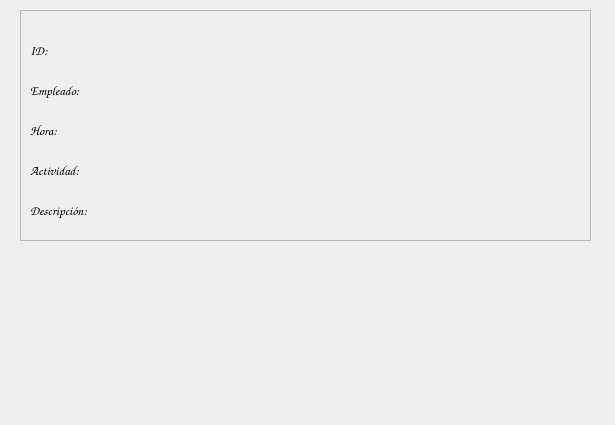
               <widget class="QWidget" name="scrollAreaDeActividades">
                <property name="geometry">
                 <rect>
                  <x>0</x>
                  <y>0</y>
                  <width>615</width>
                  <height>425</height>
                 </rect>
                </property>
                <property name="styleSheet">
                 <string notr="true"/>
                </property>
                <widget class="QFrame" name="molde_mostrar_actividades">
                 <property name="geometry">
                  <rect>
                   <x>20</x>
                   <y>10</y>
                   <width>571</width>
                   <height>231</height>
                  </rect>
                 </property>
                 <property name="frameShape">
                  <enum>QFrame::StyledPanel</enum>
                 </property>
                 <property name="frameShadow">
                  <enum>QFrame::Raised</enum>
                 </property>
                 <widget class="QLabel" name="textoID">
                  <property name="geometry">
                   <rect>
                    <x>10</x>
                    <y>20</y>
                    <width>41</width>
                    <height>41</height>
                   </rect>
                  </property>
                  <property name="font">
                   <font>
                    <family>Comic Sans MS</family>
                    <pointsize>10</pointsize>
                    <weight>75</weight>
                    <bold>true</bold>
                   </font>
                  </property>
                  <property name="styleSheet">
                   <string notr="true">border-color: rgb(255, 255, 255);</string>
                  </property>
                  <property name="text">
                   <string>ID:</string>
                  </property>
                 </widget>
                 <widget class="QLabel" name="textoEmpleado">
                  <property name="geometry">
                   <rect>
                    <x>10</x>
                    <y>60</y>
                    <width>91</width>
                    <height>41</height>
                   </rect>
                  </property>
                  <property name="font">
                   <font>
                    <family>Comic Sans MS</family>
                    <pointsize>10</pointsize>
                    <weight>75</weight>
                    <bold>true</bold>
                   </font>
                  </property>
                  <property name="styleSheet">
                   <string notr="true">border-color: rgb(255, 255, 255);</string>
                  </property>
                  <property name="text">
                   <string>Empleado:</string>
                  </property>
                 </widget>
                 <widget class="QLabel" name="textoHora">
                  <property name="geometry">
                   <rect>
                    <x>10</x>
                    <y>100</y>
                    <width>91</width>
                    <height>41</height>
                   </rect>
                  </property>
                  <property name="font">
                   <font>
                    <family>Comic Sans MS</family>
                    <pointsize>10</pointsize>
                    <weight>75</weight>
                    <bold>true</bold>
                   </font>
                  </property>
                  <property name="styleSheet">
                   <string notr="true">border-color: rgb(255, 255, 255);</string>
                  </property>
                  <property name="text">
                   <string>Hora:</string>
                  </property>
                 </widget>
                 <widget class="QLabel" name="textoActividad">
                  <property name="geometry">
                   <rect>
                    <x>10</x>
                    <y>140</y>
                    <width>101</width>
                    <height>41</height>
                   </rect>
                  </property>
                  <property name="font">
                   <font>
                    <family>Comic Sans MS</family>
                    <pointsize>10</pointsize>
                    <weight>75</weight>
                    <bold>true</bold>
                   </font>
                  </property>
                  <property name="styleSheet">
                   <string notr="true">border-color: rgb(255, 255, 255);</string>
                  </property>
                  <property name="text">
                   <string>Actividad:</string>
                  </property>
                 </widget>
                 <widget class="QLabel" name="textoDescripcion">
                  <property name="geometry">
                   <rect>
                    <x>10</x>
                    <y>180</y>
                    <width>111</width>
                    <height>41</height>
                   </rect>
                  </property>
                  <property name="font">
                   <font>
                    <family>Comic Sans MS</family>
                    <pointsize>10</pointsize>
                    <weight>75</weight>
                    <bold>true</bold>
                   </font>
                  </property>
                  <property name="styleSheet">
                   <string notr="true">border-color: rgb(255, 255, 255);</string>
                  </property>
                  <property name="text">
                   <string>Descripción:</string>
                  </property>
                 </widget>
                 <widget class="QLabel" name="llenartextoActividad">
                  <property name="geometry">
                   <rect>
                    <x>120</x>
                    <y>140</y>
                    <width>441</width>
                    <height>41</height>
                   </rect>
                  </property>
                  <property name="font">
                   <font>
                    <family>Comic Sans MS</family>
                    <pointsize>10</pointsize>
                    <weight>50</weight>
                    <bold>false</bold>
                   </font>
                  </property>
                  <property name="styleSheet">
                   <string notr="true">border-color: rgb(255, 255, 255);</string>
                  </property>
                  <property name="text">
                   <string/>
                  </property>
                 </widget>
                 <widget class="QLabel" name="llenartextoDescripcion">
                  <property name="geometry">
                   <rect>
                    <x>120</x>
                    <y>180</y>
                    <width>441</width>
                    <height>41</height>
                   </rect>
                  </property>
                  <property name="font">
                   <font>
                    <family>Comic Sans MS</family>
                    <pointsize>10</pointsize>
                    <weight>50</weight>
                    <bold>false</bold>
                   </font>
                  </property>
                  <property name="styleSheet">
                   <string notr="true">border-color: rgb(255, 255, 255);</string>
                  </property>
                  <property name="text">
                   <string/>
                  </property>
                 </widget>
                 <widget class="QLabel" name="llenartextoHora">
                  <property name="geometry">
                   <rect>
                    <x>120</x>
                    <y>100</y>
                    <width>441</width>
                    <height>41</height>
                   </rect>
                  </property>
                  <property name="font">
                   <font>
                    <family>Comic Sans MS</family>
                    <pointsize>10</pointsize>
                    <weight>50</weight>
                    <bold>false</bold>
                   </font>
                  </property>
                  <property name="styleSheet">
                   <string notr="true">border-color: rgb(255, 255, 255);</string>
                  </property>
                  <property name="text">
                   <string/>
                  </property>
                 </widget>
                 <widget class="QLabel" name="llenartextoEmpleado">
                  <property name="geometry">
                   <rect>
                    <x>120</x>
                    <y>60</y>
                    <width>441</width>
                    <height>41</height>
                   </rect>
                  </property>
                  <property name="font">
                   <font>
                    <family>Comic Sans MS</family>
                    <pointsize>10</pointsize>
                    <weight>50</weight>
                    <bold>false</bold>
                   </font>
                  </property>
                  <property name="styleSheet">
                   <string notr="true">border-color: rgb(255, 255, 255);</string>
                  </property>
                  <property name="text">
                   <string/>
                  </property>
                 </widget>
                 <widget class="QLabel" name="llenartextoID">
                  <property name="geometry">
                   <rect>
                    <x>120</x>
                    <y>20</y>
                    <width>441</width>
                    <height>41</height>
                   </rect>
                  </property>
                  <property name="font">
                   <font>
                    <family>Comic Sans MS</family>
                    <pointsize>10</pointsize>
                    <weight>50</weight>
                    <bold>false</bold>
                   </font>
                  </property>
                  <property name="styleSheet">
                   <string notr="true">border-color: rgb(255, 255, 255);</string>
                  </property>
                  <property name="text">
                   <string/>
                  </property>
                 </widget>
                </widget>
               </widget>
